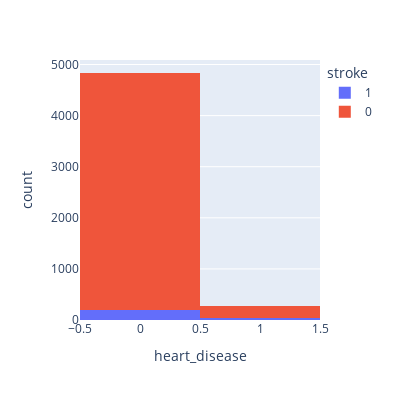

The notebook cell this image was saved under:
### Code cell
fig = px.histogram(df, x="heart_disease", color="stroke",width=400, height=400)
fig.show()

### Figure 1 — Plotly figure (JSON) as saved in the notebook; plotly's stock layout.template omitted (floating-point values rounded to 4 significant figures; data arrays with more than 128 entries replaced by an {"elided": "..."} marker saying what was removed)
{"data": [{"alignmentgroup": "True", "bingroup": "x", "hovertemplate": "stroke=1<br>heart_disease=%{x}<br>count=%{y}<extra></extra>", "legendgroup": "1", "marker": {"color": "#636efa", "pattern": {"shape": ""}}, "name": "1", "offsetgroup": "1", "orientation": "v", "showlegend": true, "type": "histogram", "x": {"elided": "249 int values"}, "xaxis": "x", "yaxis": "y"}, {"alignmentgroup": "True", "bingroup": "x", "hovertemplate": "stroke=0<br>heart_disease=%{x}<br>count=%{y}<extra></extra>", "legendgroup": "0", "marker": {"color": "#EF553B", "pattern": {"shape": ""}}, "name": "0", "offsetgroup": "0", "orientation": "v", "showlegend": true, "type": "histogram", "x": {"elided": "4861 int values"}, "xaxis": "x", "yaxis": "y"}], "layout": {"barmode": "relative", "height": 400, "legend": {"title": {"text": "stroke"}, "tracegroupgap": 0}, "margin": {"t": 60}, "width": 400, "xaxis": {"anchor": "y", "autorange": true, "domain": [0, 1], "range": [-0.5, 1.5], "title": {"text": "heart_disease"}, "type": "linear"}, "yaxis": {"anchor": "x", "autorange": true, "domain": [0, 1], "range": [0, 5088.0], "title": {"text": "count"}}}}
